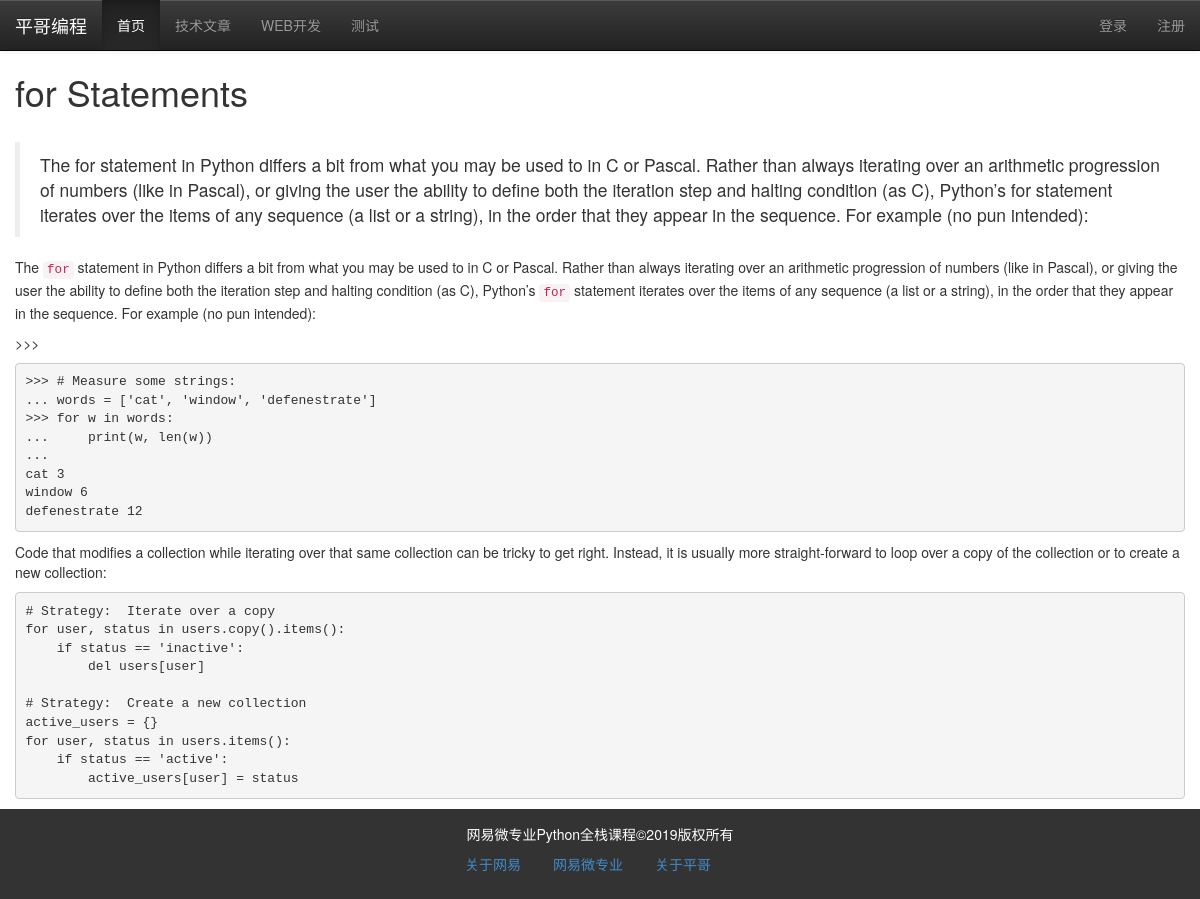
/article/view/17, run on the app's committed database.
### models.py (models this page shows)
class Category(db.Model):
    cate_id = db.Column(db.Integer, primary_key=True)
    cate_name = db.Column(db.String, unique=True)
    cate_order = db.Column(db.Integer, default=0)
    articles = db.relationship("Article")

class Article(db.Model):
    id = db.Column(db.Integer, primary_key=True)
    title = db.Column(db.String)
    intro = db.Column(db.String)
    content = db.Column(db.Text)
    author = db.Column(db.String)
    pubdate = db.Column(db.DateTime, default=datetime.utcnow)
    cate_id = db.Column(db.Integer, db.ForeignKey("category.cate_id"))

### views/articles.py (the view)
@article_app.route("/view/<int:article_id>")
def view(article_id):
    article = Article.query.get(article_id)
    if  not article:
        return redirect(url_for(".list"))
    return render_template("article/detail.html", article=article)

### app.py (called while the page is built)
@app.context_processor
def account():
    username = session.get('user')
    return {"username":username}

@app.context_processor
def getCateList():
    cates = Category.query.all()
    return {"cates":cates}

### templates/article/detail.html
{% extends "base.html" %}
		{% block content %}
            <div class="container-fluid">
                <div class="row">
                    <div class="main col-md-12 col-lg-12 col-xs-12 col-sm-12" >
                        <article class="content">
                            <h1>{{ article.title }}</h1>
                             <div class="body">
                                 ﻿<blockquote>
                                    {{ article.intro }}
                                  </blockquote>
                                    {{ article.content |safe }}
                             </div>
                        </article>
                    </div>
                </div>
            </div>
		{% endblock %}

### templates/base.html (shortened to what this page needs)
<!DOCTYPE html>
<html lang="en">
{% block head %}
    <head>
        <link rel="stylesheet" type="text/css" href="{{ url_for("static", filename="css/bootstrap.css") }}"/>
	    <link rel="stylesheet" type="text/css" href="{{ url_for("static", filename="css/bootstrap-theme.css") }}"/>
	</head>
{%  endblock %}
<body>
{%  block nav %}
      <nav class="navbar navbar-default navbar-fixed-top navbar-inverse">
			<div class="navbar-header">
				<a href="" class="navbar-brand">平哥编程</a>
			</div>
			<div class="collapse navbar-collapse" id="navmenu">
				<ul class="nav navbar-nav" >
					<li class="active"><a href="{{ url_for("index") }}">首页</a></li>
					{% for cate in cates %}
                        <li><a href="{{ url_for("article_app.getArticleList",cate_id=cate.cate_id, page=1) }}">{{ cate.cate_name }}</a> </li>
                    {% endfor %}
                </ul>
                <ul class="nav navbar-nav pull-right">
                   {% if not username %}
                        <li><a href="{{ url_for("login") }}">登录</a></li>
                        <li><a href="{{ url_for("user_app.register") }}">注册</a></li>
                   {% else %}
                       <li><a href="#">{{ username }}</a></li>
                       <li><a href="{{ url_for("logout") }}">logout</a></li>
				    {% endif %}
                </ul>
			</div>
		</nav>
{% endblock %}
{% block content %}{%  endblock %}
{% block footer %}
          <footer>
			<div class="container-fluid">
				<div class="row">
					<div class="col-md-12">
						网易微专业Python全栈课程&copy;2019版权所有
					</div>
				</div>
			</div>
			<nav >
				<ul class="nav nav-pills   ">
					<li><a href="">关于网易</a></li>
					<li><a href="">网易微专业</a></li>
					<li><a href="">关于平哥</a></li>
				</ul>
			</nav>
		</footer>
{% endblock %}
</body>
</html>

### templates/base.html (style rules this page uses)
body { padding-top: 52px; }
footer { padding: 15px; background: #333; text-align: center; color: #fff; }
footer nav { margin: auto; width: 300px; }

### data on the page
Category: cate_name "技术文章"
Category: cate_name "WEB开发"
Category: cate_name "测试"
Article: title "for Statements", intro "The for statement in Python differs a bit from what you may be used to in C or Pascal. Rather than always iterating over an arithmetic progression of numbers (like in Pascal), or giving the user the ability to define both the iteration step and halting condition (as C), Python’s for statement iterates over the items of any sequence (a list or a string), in the order that they appear in the sequence. For example (no pun intended):", content "The for statement in Python differs a bit from what you may be used to in C or Pascal. Rather than always iterating over an arithmetic progression of numbers (like in Pascal), or giving the user the ability to define both the iteration step and halting condition (as C), Python’s for statement iterates over the items of any sequence (a list or a string), in the order that they appear in the sequence. For example (no pun intended): >>> >>> # Measure some strings: ... words = ['cat', 'window', 'defenestrate'] >>> for w in words: ... print(w, len(w)) ... cat 3 window 6 defenestrate 12 Code that modifies a collection while iterating over that same collection can be tricky to get right. Instead,…"
